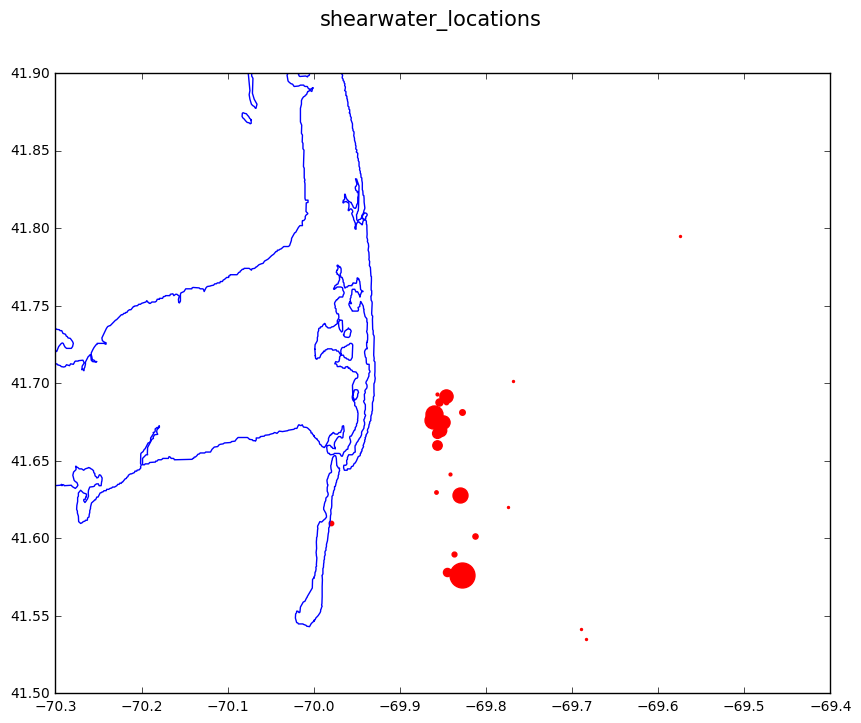

The script that saved this image:
# -*- coding: utf-8 -*-
"""
Created on Mon Apr 30 11:22:48 2018

@author: huimin
"""


import numpy as np
import matplotlib.pyplot as plt


dataset = np.genfromtxt('Copy of GRSH_locations_082017.csv',dtype=None,names=['num_birds','date','lat','lon'],delimiter=',',skip_header=1)
fig=plt.figure(figsize=(10,8))
plt.subplots_adjust(wspace=0.1,hspace=0.1)
FNCL='necscoast_worldvec.dat'
CL=np.genfromtxt(FNCL,names=['lon','lat'])
ax=fig.add_subplot(1,1,1)
def dm2dd(lat,lon):
    """
    convert lat, lon from decimal degrees,minutes to decimal degrees
    """
    (a,b)=divmod(float(lat),10000.)   
    aa=int(a)
    bb=float(b)
    (bba,bbb)=divmod(bb,100.)
    bbaa=int(bba)
    bbbb=float(bbb)
    lat_value=aa+bbaa/60.+bbbb/3600.

    if float(lon)<0:
        (c,d)=divmod(abs(float(lon)),10000.)
        cc=int(c)
        dd=float(d)
        (ddc,ddd)=divmod(dd,100.)
        ddcc=int(ddc)
        dddd=float(ddd)
        lon_value=cc+(ddcc/60.)+dddd/3600.
        lon_value=-lon_value
    else:
        (c,d)=divmod(float(lon),10000.)
        cc=int(c)
        dd=float(d)
        (ddc,ddd)=divmod(dd,100.)
        ddcc=int(ddc)
        dddd=float(ddd)
        lon_value=cc+(ddcc/60.)+dddd/3600.
    return lat_value, -lon_value
    
ax.axis([-70.3,-69.4,41.5,41.9])

for a in np.arange(len(dataset['num_birds'])):
    lat,lon=dm2dd(dataset['lat'][a],dataset['lon'][a])
    print 'lat',lat
    print 'lon',lon
    ax.scatter(lon,lat,s=dataset['num_birds'][a]*2,color='red')
ax.plot(CL['lon'],CL['lat'])
plt.suptitle('shearwater_locations',fontsize=15)
plt.savefig('shearwater_locations',dpi=100,bbox_inches="tight")